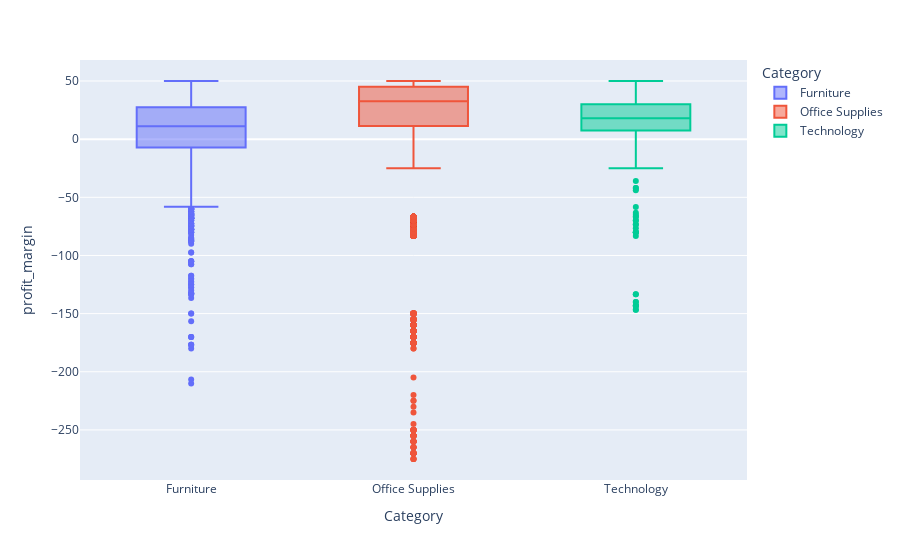

The cell this chart's notebook holds for it:
### Markdown cell above
## Section 13 : Advanced Interactive Visuals

### Code cell
# Profit Margin by Category
fig = px.box(
    df2,
    x="Category",
    y="profit_margin",
    color="Category"
)
fig.show()

### Figure 1 — Plotly figure (JSON) as saved in the notebook; plotly's stock layout.template omitted (floating-point values rounded to 4 significant figures; data arrays with more than 128 entries replaced by an {"elided": "..."} marker saying what was removed)
{"data": [{"alignmentgroup": "True", "hovertemplate": "Category=%{x}<br>profit_margin=%{y}<extra></extra>", "legendgroup": "Furniture", "marker": {"color": "#636efa"}, "name": "Furniture", "notched": false, "offsetgroup": "Furniture", "orientation": "v", "showlegend": true, "type": "box", "x": {"elided": "1993 str values"}, "x0": " ", "xaxis": "x", "y": {"elided": "1993 float values"}, "y0": " ", "yaxis": "y"}, {"alignmentgroup": "True", "hovertemplate": "Category=%{x}<br>profit_margin=%{y}<extra></extra>", "legendgroup": "Office Supplies", "marker": {"color": "#EF553B"}, "name": "Office Supplies", "notched": false, "offsetgroup": "Office Supplies", "orientation": "v", "showlegend": true, "type": "box", "x": {"elided": "5689 str values"}, "x0": " ", "xaxis": "x", "y": {"elided": "5689 float values"}, "y0": " ", "yaxis": "y"}, {"alignmentgroup": "True", "hovertemplate": "Category=%{x}<br>profit_margin=%{y}<extra></extra>", "legendgroup": "Technology", "marker": {"color": "#00cc96"}, "name": "Technology", "notched": false, "offsetgroup": "Technology", "orientation": "v", "showlegend": true, "type": "box", "x": {"elided": "1739 str values"}, "x0": " ", "xaxis": "x", "y": {"elided": "1739 float values"}, "y0": " ", "yaxis": "y"}], "layout": {"boxmode": "overlay", "legend": {"title": {"text": "Category"}, "tracegroupgap": 0}, "margin": {"t": 60}, "xaxis": {"anchor": "y", "categoryarray": ["Furniture", "Office Supplies", "Technology"], "categoryorder": "array", "domain": [0, 1], "title": {"text": "Category"}}, "yaxis": {"anchor": "x", "domain": [0, 1], "title": {"text": "profit_margin"}}}}
